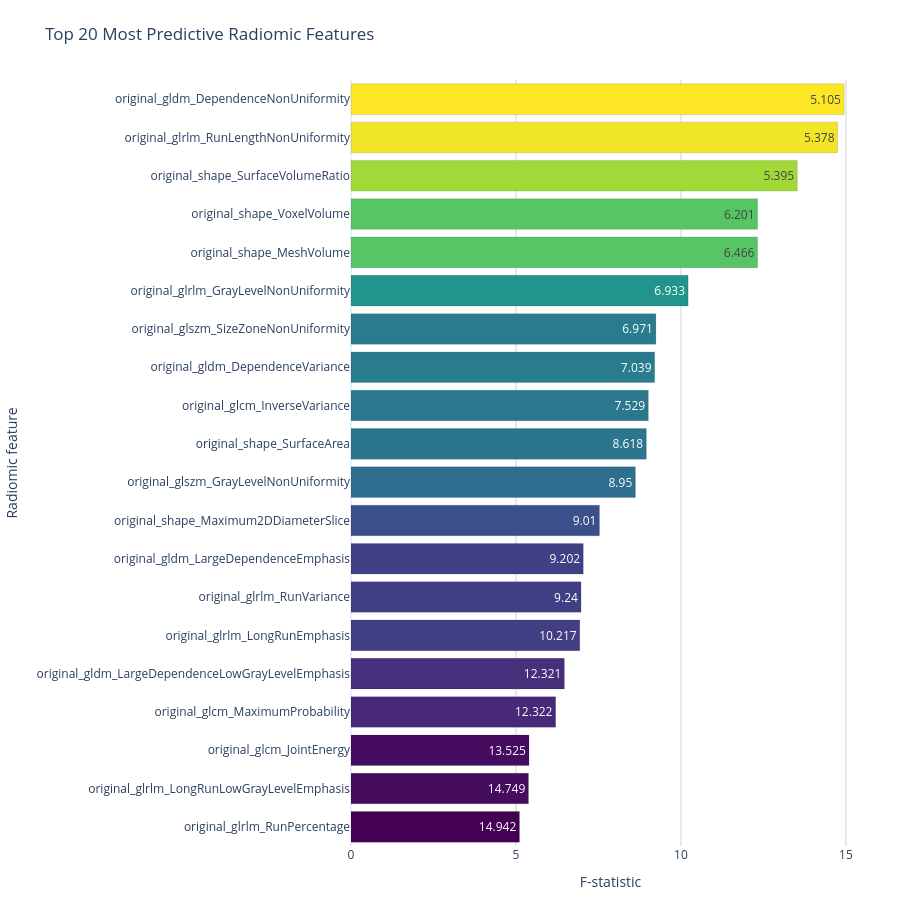

The code cell stored with this chart in its notebook:
### Code cell
# ...existing code...
import plotly.express as px
from IPython.display import display

# Show top-20 table
top20 = feature_scores.sort_values(by='Score', ascending=False).head(20).reset_index(drop=True)
print("Top 20 most predictive radiomic features (F-statistic):")
display(top20)

# Interactive horizontal bar for top-20 (largest at top)
fig = px.bar(
    top20[::-1],                                # reverse so largest is at top
    x='Score',
    y='Feature',
    orientation='h',
    color='Score',
    color_continuous_scale='viridis',
    labels={'Score': 'F-statistic', 'Feature': 'Radiomic feature'},
    title='Top 20 Most Predictive Radiomic Features',
    template='plotly_white',
    height=900
)

fig.update_traces(
    marker_line_color='rgba(0,0,0,0.12)',
    marker_line_width=1,
    text=top20['Score'].round(3).astype(str),
    textposition='inside',
    hovertemplate='%{y}<br>Score: %{x:.4f}<extra></extra>'
)

fig.update_layout(
    margin=dict(l=300, r=30, t=80, b=40),
    xaxis=dict(showgrid=True, gridcolor='lightgray'),
    yaxis=dict(automargin=True),
    coloraxis_showscale=False
)

fig.update_xaxes(title='F-statistic')
fig.show()
# ...existing code...

### Figure 1 — Plotly figure (JSON) as saved in the notebook; plotly's stock layout.template omitted (floating-point values rounded to 4 significant figures)
{"data": [{"hovertemplate": "%{y}<br>Score: %{x:.4f}<extra></extra>", "legendgroup": "", "marker": {"color": [5.105, 5.378, 5.395, 6.201, 6.466, 6.933, 6.971, 7.039, 7.529, 8.618, 8.95, 9.01, 9.202, 9.24, 10.22, 12.32, 12.32, 13.53, 14.75, 14.94], "coloraxis": "coloraxis", "line": {"color": "rgba(0,0,0,0.12)", "width": 1}, "pattern": {"shape": ""}}, "name": "", "orientation": "h", "showlegend": false, "text": ["14.942", "14.749", "13.525", "12.322", "12.321", "10.217", "9.24", "9.202", "9.01", "8.95", "8.618", "7.529", "7.039", "6.971", "6.933", "6.466", "6.201", "5.395", "5.378", "5.105"], "textposition": "inside", "type": "bar", "x": [5.105, 5.378, 5.395, 6.201, 6.466, 6.933, 6.971, 7.039, 7.529, 8.618, 8.95, 9.01, 9.202, 9.24, 10.22, 12.32, 12.32, 13.53, 14.75, 14.94], "xaxis": "x", "y": ["original_glrlm_RunPercentage", "original_glrlm_LongRunLowGrayLevelEmphasis", "original_glcm_JointEnergy", "original_glcm_MaximumProbability", "original_gldm_LargeDependenceLowGrayLevelEmphasis", "original_glrlm_LongRunEmphasis", "original_glrlm_RunVariance", "original_gldm_LargeDependenceEmphasis", "original_shape_Maximum2DDiameterSlice", "original_glszm_GrayLevelNonUniformity", "original_shape_SurfaceArea", "original_glcm_InverseVariance", "original_gldm_DependenceVariance", "original_glszm_SizeZoneNonUniformity", "original_glrlm_GrayLevelNonUniformity", "original_shape_MeshVolume", "original_shape_VoxelVolume", "original_shape_SurfaceVolumeRatio", "original_glrlm_RunLengthNonUniformity", "original_gldm_DependenceNonUniformity"], "yaxis": "y"}], "layout": {"barmode": "relative", "coloraxis": {"colorbar": {"title": {"text": "F-statistic"}}, "colorscale": [[0, "#440154"], [0.1111, "#482878"], [0.2222, "#3e4989"], [0.3333, "#31688e"], [0.4444, "#26828e"], [0.5556, "#1f9e89"], [0.6667, "#35b779"], [0.7778, "#6ece58"], [0.8889, "#b5de2b"], [1, "#fde725"]], "showscale": false}, "height": 900, "legend": {"tracegroupgap": 0}, "margin": {"b": 40, "l": 300, "r": 30, "t": 80}, "title": {"text": "Top 20 Most Predictive Radiomic Features"}, "xaxis": {"anchor": "y", "domain": [0, 1], "gridcolor": "lightgray", "showgrid": true, "title": {"text": "F-statistic"}}, "yaxis": {"anchor": "x", "automargin": true, "domain": [0, 1], "title": {"text": "Radiomic feature"}}}}
